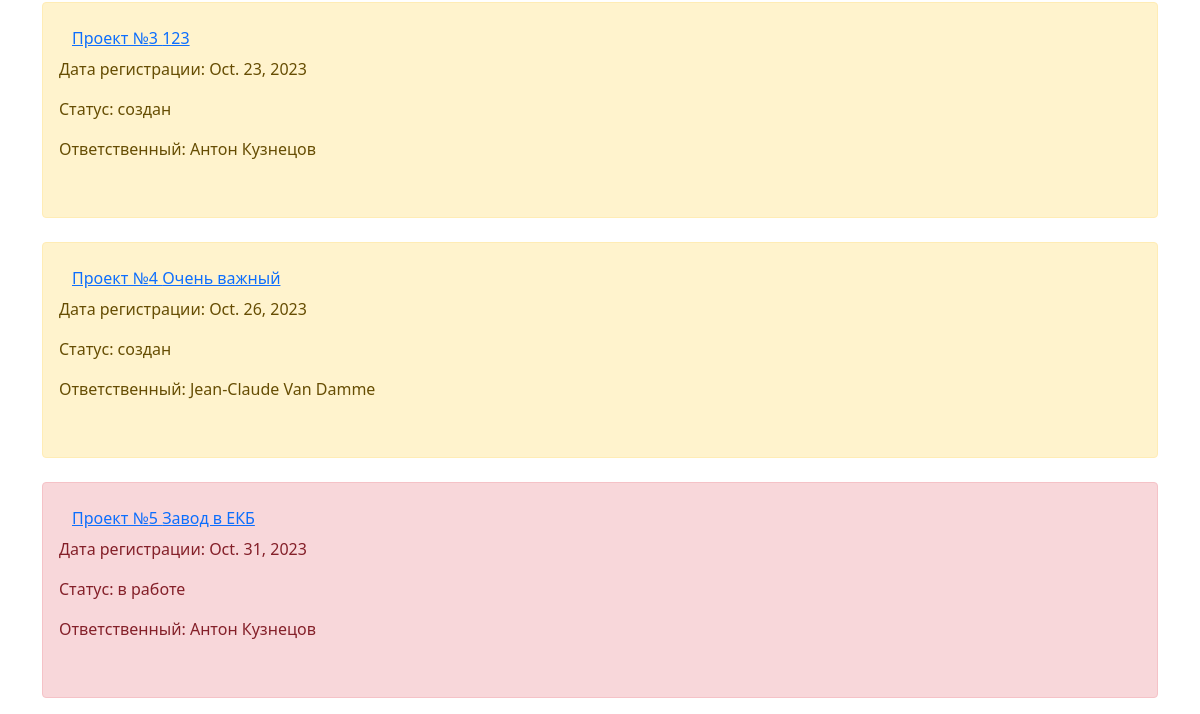
Page /home/regis (signed in, lower part) on the earlier database version.
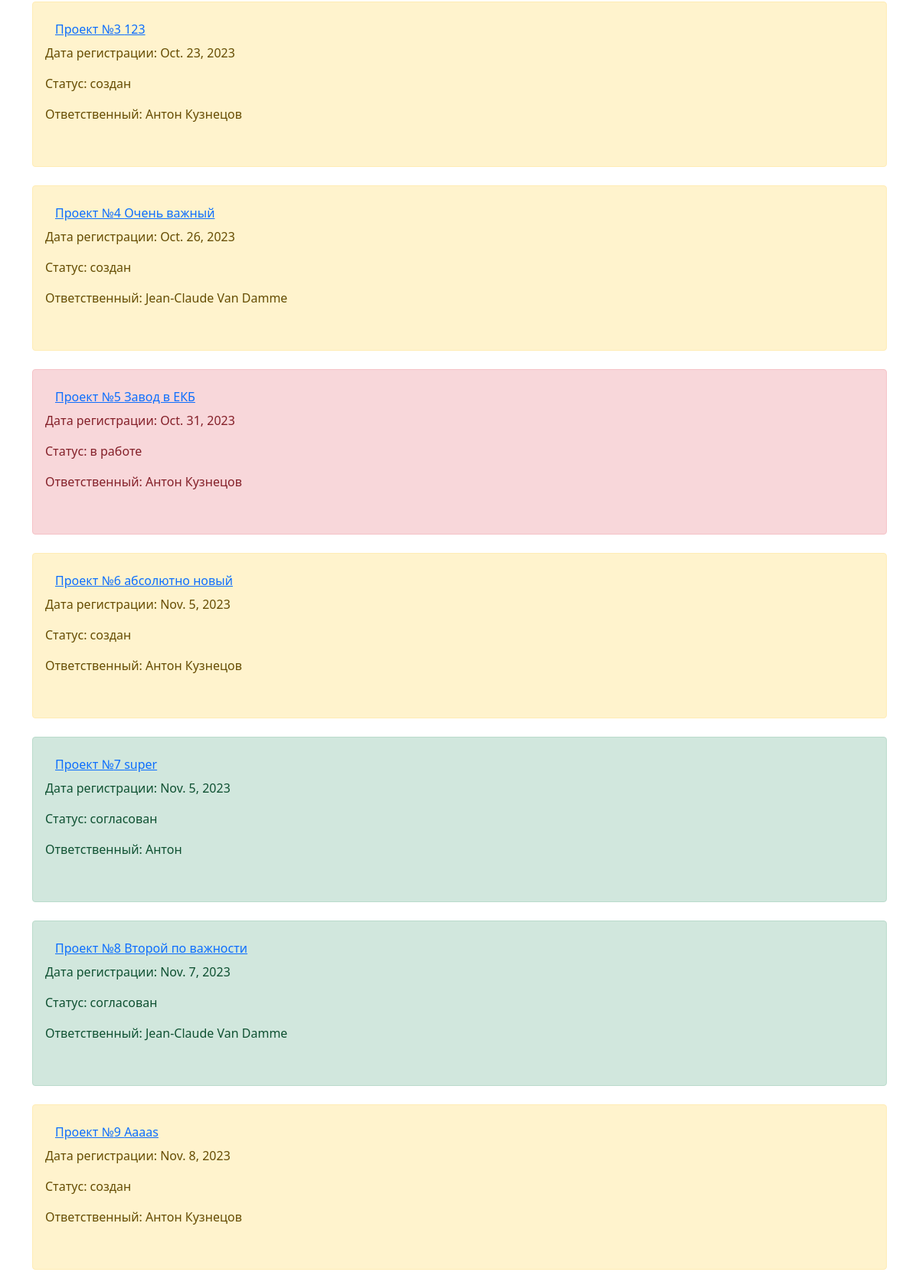
Same page on the later database version.
### reg/models.py (models this page shows, shortened)
class reg(models.Model):
    class Stat(models.Model):
        STATUS = (
            ('создан', 'создан'),
            ('согласован', 'согласован'),
            ('в работе', 'в работе'),
            ('завершен', 'завершен')
        )
    numbers = models.CharField('Номер проекта', max_length=10)
    NameProg = models.CharField('Наименование', max_length=100)
    Date_born = models.DateField('Дата создания', auto_now=True)
    Responsible = models.CharField('Отвественный', max_length=100)
    Customer_company = models.CharField('', max_length=50)
    Adres_obj = models.TextField('Адрес объекта')
    Status = models.CharField('Статус', max_length=30, default='создан', choices=Stat.STATUS)
    class Meta:
        verbose_name = 'Таблица регистрации'

### reg/views.py (the view, shortened to what this page needs)
# urls.py: path('regis', views.regis, name='regis'),
def regis(request):
    error = ''
    if request.user.has_perm('reg.delete_reg'):
        dateReg = reg.objects.all()
        title = 'Список всех проектов'
        nameGroup = True
    elif request.user.has_perm('reg.add_reg'):
        dateReg = reg.objects.filter(Responsible=request.user.get_full_name())
        title = 'Список Ваших проектов'
        nameGroup = True
    elif request.user.has_perm('reg.view_reg'):
        dateReg = reg.objects.all()
        title = 'Список всех проектов'
        nameGroup = False
    else:
        raise PermissionDenied
    form = regForm()
    content = {
        'nameGroup': nameGroup,
        'title': title,
        'dateReg': dateReg,
        'form': form,
        'error': error,
        'title2': 'Регистрация нового проекта'
    }
    return render(request, 'reg/reg.html', content)

### templates/reg/reg.html (shortened to what this page needs)
{% extends 'reg/base.html' %}
{% block content %}
    <div class="container" xmlns="http://www.w3.org/1999/html" xmlns="http://www.w3.org/1999/html">
        <div class="row gy-2">
            {% for el in dateReg %}
            <div
                {% if el.Status == 'создан' %}
                class="alert alert-warning" role="alert"
                {% elif el.Status == 'в работе' %}
                class="alert alert-danger" role="alert"
                {% elif el.Status == 'согласован' %}
                class="alert alert-success" role="alert"
                {% else %}
                class="alert alert-light" role="alert"
                {% endif %}>
                <form method="post">
                    <button type="submit" class="btn btn-link" name="sdelka" value="{{ el.id }}">
                        Проект №{{ el.numbers }} {{ el.NameProg }}
                    </button>
                </form>
                <p>Дата регистрации: {{ el.Date_born }}</p>
                <p>Статус:   {{ el.Status }}</p>
                <p>Ответственный: {{ el.Responsible }}</p><br>
            </div>
            {% endfor %}
        </div>
    </div>
{% endblock %}

Differences in the rows shown:
added reg: numbers "6", NameProg "абсолютно новый", Date_born "Nov. 5, 2023", Status "создан", Responsible "Антон Кузнецов"
added reg: numbers "7", NameProg "super", Date_born "Nov. 5, 2023", Status "согласован", Responsible "Антон"
added reg: numbers "8", NameProg "Второй по важности", Date_born "Nov. 7, 2023", Status "согласован", Responsible "Jean-Claude Van Damme"
added reg: numbers "9", NameProg "Aaaas", Date_born "Nov. 8, 2023", Status "создан", Responsible "Антон Кузнецов"
